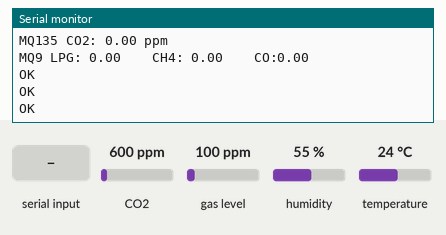
A sketch run on a simulated Arduino Uno, built with avr-gcc and run on an emulated ATmega328P. On the bench: the last lines printed to the serial monitor. The test bench sets the inputs (shaded band); at power-on: CO2 600 ppm, gas level 100 ppm, humidity 55 %, temperature 24 °C. The modem accepts every AT command (registered, SIM ready, sends succeed) and sends nothing else.

Above: at 1.6 s.
1.7 s: "status" received over the second serial link
4.7 s: "1" received over the second serial link
At 5.96 s:
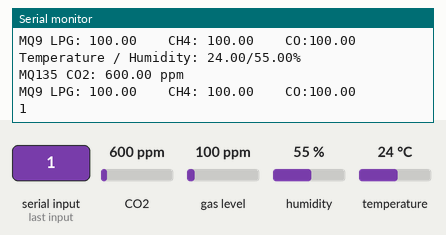
7.2 s: CO2 set to 452 ppm
At 7.2 s:
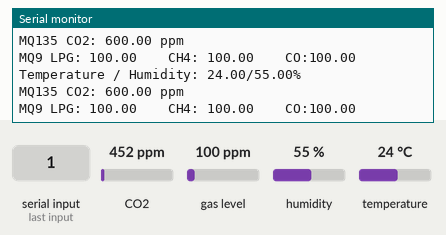
8.7 s: gas level set to 20 ppm
At 9.5 s:
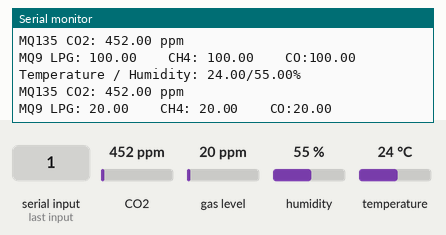
10.2 s: humidity set to 22 %
11.7 s: temperature set to 12 °C
At 13.7 s:
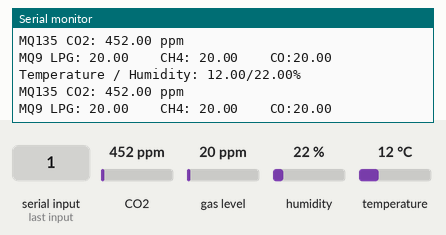
Timing chart, 0 to 14.2 s (numbered marks = the images above; inputs shaded):
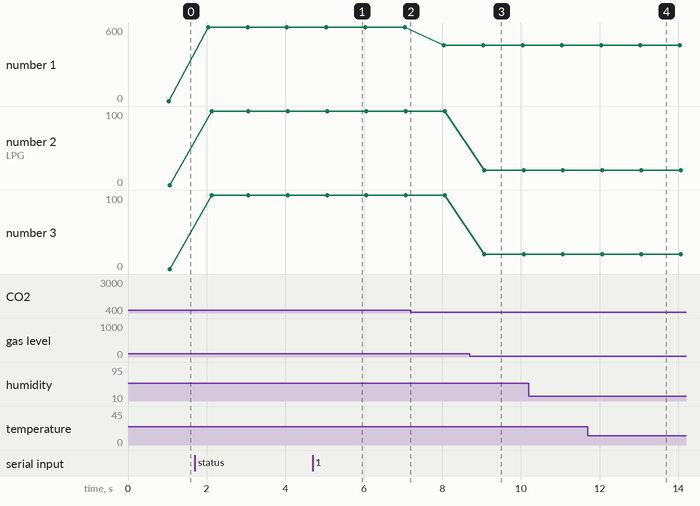

Measured:
- after the input at 4.7 s, the serial monitor: prints a new line after 1.1 s (image 1)
- after the input at 8.7 s, the serial monitor: prints a new line after 0.37 s (image 3)
- after the input at 11.7 s, the serial monitor: prints a new line after 1.3 s (image 4)
- plotted number 1: 600 → 452 after the input at 7.2 s
- plotted number 2: 100 → 20 after the input at 8.7 s
- plotted number 3: 100 → 20 after the input at 8.7 s

The sketch:

sist2.ino
```cpp
#include <SoftwareSerial.h>
#include <TimerOne.h>
#include <MQUnifiedsensor.h>
#include "MQ135.h"
#include "DHT.h"

#define DHTPIN A3 //pinul la care este conectat senzorul DHT11
#define DHTTYPE DHT11 //tipul senzorului DHT
#define MQ135PIN A0 //pinul la care este conectat senzorul MQ135
#define MQ9PIN A1 //pinul la care este conectat senzorul MQ9

#define Board "Arduino UNO"
#define MQ9Type "MQ-9"
#define Voltage_Resolution 5
#define ADC_Bit_Resolution 10
#define RatioMQ9CleanAir 9.6 //ratia senzorului MQ in aer

#define NO_EMERGENCY -1 //nicio urgenta
#define EMERGENCY_CO2 0 //nivel de urgenta pentru CO2
#define EMERGENCY_CH4 1 //nivel de urgenta pentru CH4
#define EMERGENCY_CO 2 //nivel de urgenta pentru CO
#define NUMAR_TELEFON "+40746842759" //numarul de telefon pe care se primesc SMS-urile

SoftwareSerial mySerial(3, 2); //RX, TX
DHT dht(DHTPIN, DHTTYPE); // declarare senzor DHT11
MQ135 mq135 = MQ135(MQ135PIN); //initializare senzor MQ135
MQUnifiedsensor MQ9(Board, Voltage_Resolution, ADC_Bit_Resolution, MQ9PIN, MQ9Type); //initializare senzor MQ9
float h, t; //umiditate si temperatura
float MQ9_LPG, MQ9_CH4, MQ9_CO, MQ135_CO2; //valorile in ppm de LPG, CH4, CO si CO2
volatile int nrSecunde[3] = {300, 300, 300}; //nr de secunde care au trecut de la ultimele SMS-uri cu un anumit nivel de urgenta
                                            //nrSecunde[EMERGENCY_CO2], nrSecunde[EMERGENCY_CH4], nrSecunde[EMERGENCY_CO]
String message; //mesajul care va fi trimis prin SMS

void setup() {
  Timer1.initialize(1000000); //se initializeaza un timer care are intrerupere la fiecare secunda
  Timer1.attachInterrupt(function); //se ataseaza functia function timer-ului
  pinMode(MQ9PIN, INPUT); //seteaza modul pinului MQ9PIN ca INPUT
  pinMode(MQ135PIN, INPUT); //seteaza modul pinului MQ135PIN ca INPUT
  dht.begin(); //initializare senzor DHT11
  Serial.begin(9600); //initializare serial monitor
  mySerial.begin(9600); //initializare software serial

  MQ9.setRegressionMethod(1); //functie exponentiala

  float calcR0MQ9 = 0;
  float calcR0MQ135 = 0;

  //se face calibrarea pentru senzorii MQ9 si MQ135
  for (int i = 0; i < 10; i++)
  {
    MQ9.update();
    h = dht.readHumidity();
    t = dht.readTemperature();
    calcR0MQ9 += MQ9.calibrate(RatioMQ9CleanAir);
    calcR0MQ135 += mq135.getCorrectedRZero(t, h);
  }

  MQ9.setR0(calcR0MQ9 / 10); //se seteaza R0 pentru MQ9
  mq135.setR0(calcR0MQ135 / 10); //se seteaza R0 pentru MQ135

  //configurare software serial
  mySerial.println("AT");
  delay(200);
  mySerial.println("AT+CMGF=1"); //configurare mod SMS TEXT
  delay(200);
  mySerial.println("AT+CNMI=1,2,0,0,0");
}
void loop() {
  checkForSMS();
  h = dht.readHumidity();
  t = dht.readTemperature();

  MQ9.update(); //se face citirea de pe senzor

  //se seteaza parametrii a si b ai ecuatiei ppm = a * (RS/R0)^b
  //RS = val. rezistentei in prezenta unui gaz (val. calculata in functie de val. citita de senzor, Voltage_Resolution, si ADC_Bit_Resolution)
  //R0 = val. rezistentei in aerul curat

  MQ9.setA(1000.5); MQ9.setB(-2.186); //parametrii ecuatiei pentru calculul LPG
  MQ9_LPG = MQ9.readSensor(); //se interpreteaza valoarea citita de pe senzor cu parametrii setati pentru calculul ppm de LPG

  MQ9.setA(4269.6); MQ9.setB(-2.648); //parametrii ecuatiei pentru calculul CH4
  MQ9_CH4 = MQ9.readSensor(); //se interpreteaza valoarea citita de pe senzor cu parametrii setati pentru calculul ppm de CH4

  MQ9.setA(599.65); MQ9.setB(-2.244); //parametrii ecuatiei pentru calculul CO
  MQ9_CO = MQ9.readSensor(); //se interpreteaza valoarea citita de pe senzor cu parametrii setati pentru calculul ppm de CO

  //ppm de CO2 avand in vedere temperatura si umiditatea
  MQ135_CO2 = mq135.getCorrectedPPM(t, h);
  delay(100);

}

//daca e urgenta, verifica sa fi trecut 300 de secunde de la ultimul SMS de urgenta
void sendSMS(String message, int emergencyLevel) {
  if (emergencyLevel != NO_EMERGENCY && nrSecunde[emergencyLevel] > 300) {
    nrSecunde[emergencyLevel] = 0;
    mySerial.println("AT+CMGS=\"" + String(NUMAR_TELEFON) + "\""); //configurarea numarului de telefon
    delay(1000);
    mySerial.print(message); //scrie mesajul in SMS
    delay(100);
    mySerial.write(26);
    Serial.println("\nEMERGENCY MESSAGE SENT!");
    delay(1000);
  }
  if (emergencyLevel == NO_EMERGENCY) {
    mySerial.println("AT+CMGS=\"" + String(NUMAR_TELEFON) + "\""); //configurarea numarului de telefon
    delay(1000);
    mySerial.print(message); //scrie mesajul in SMS
    delay(100);
    mySerial.write(26);
    Serial.println("\nSTATUS MESSAGE SENT!");
  }
}

void function() {
  nrSecunde[EMERGENCY_CH4]++; //creste nr de secunde care au trecut de la ultimul SMS trimis pentru nivelul de urgenta EMERGENCY_CH4
  nrSecunde[EMERGENCY_CO]++; //creste nr de secunde care au trecut de la ultimul SMS trimis pentru nivelul de urgenta EMERGENCY_CO
  nrSecunde[EMERGENCY_CO2]++; //creste nr de secunde care au trecut de la ultimul SMS trimis pentru nivelul de urgenta EMERGENCY_CO2

  //printeaza in Serial Monitor
  Serial.println("\nTemperature / Humidity: " + String(t) + "/" + String(h) + "%");
  Serial.println("MQ135 CO2: " + String(MQ135_CO2) + " ppm");
  Serial.println("MQ9 LPG: " + String(MQ9_LPG) + "    CH4: " + String(MQ9_CH4) + "    CO:" + String(MQ9_CO));

  //trimite SMS in caz de depasire nivel CH4
  if (MQ9_CH4 > 50)
    sendSMS("Possible gas leak! - CH4 PPM: " + String(MQ9_CH4), EMERGENCY_CH4);

  //trimite SMS in caz de depasire nivel CO
  if (MQ9_CO > 150)
    sendSMS("Possible fire! - CO PPM: " + String(MQ9_CO), EMERGENCY_CO);

  //trimite SMS in caz de depasire nivel CO2
  if (MQ135_CO2 > 500)
    sendSMS("You should open a window. - CO2 PPM: " + String(MQ135_CO2), EMERGENCY_CO2);

}

void checkForSMS()
{
  //verifica daca exista informatie primita ca SMS
  if (mySerial.available())
  {
    String sms = mySerial.readString(); //citeste SMS-ul primit
    Serial.println(sms);
    if (sms.indexOf("status") > 0) //verifica daca in SMS exista "status"
    {
      message = "Temperature / Humidity: " + String(t) + "/" + String(h) + "%\n"
                + "MQ135 CO2: " + String(MQ135_CO2) + " ppm\n"
                + "MQ9 LPG: " + String(MQ9_LPG) + "    CH4: " + String(MQ9_CH4) + "    CO: " + String(MQ9_CO);
      sendSMS(message, NO_EMERGENCY); //trimite SMS cu statusul, fara nivel de urgenta
    }
  }
}
```
